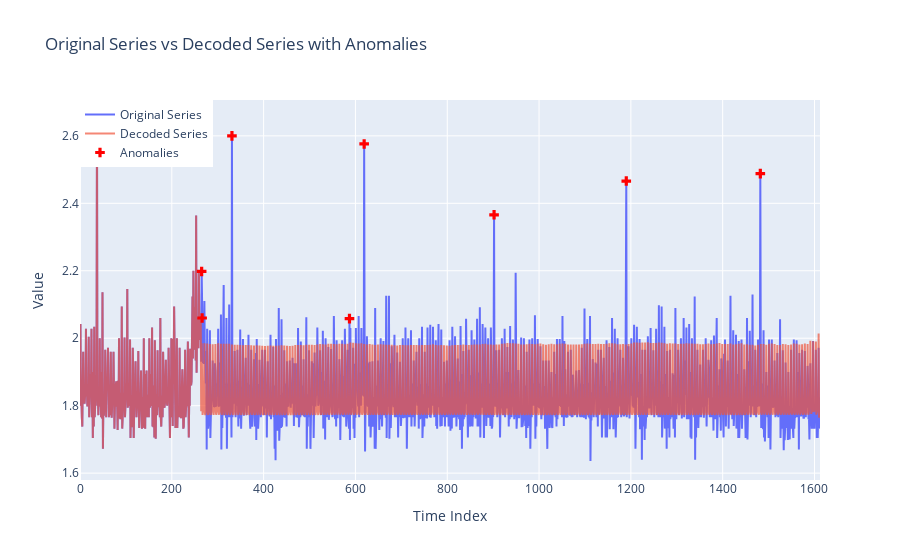

Notebook cell for this chart:
### Code cell
# Create the Plotly graph
fig = go.Figure()

fig.add_trace(go.Scatter(
    y=original_series,
    mode='lines',
    name='Original Series'
))

fig.add_trace(go.Scatter(
    y=forecasted,
    mode='lines',
    name='Decoded Series',
    opacity=0.7
))

# Add anomalies to the plot
fig.add_trace(go.Scatter(
    x=anomaly_indices,
    y=anomaly_values,
    mode='markers',
    name='Anomalies',
    marker=dict(color='red', size=8, symbol='cross')
))

fig.update_layout(
    title='Original Series vs Decoded Series with Anomalies',
    xaxis_title='Time Index',
    yaxis_title='Value',
    legend=dict(x=0, y=1)
)

fig.show()

### Figure 1 — Plotly figure (JSON) as saved in the notebook; plotly's stock layout.template omitted (floating-point values rounded to 4 significant figures; data arrays with more than 128 entries replaced by an {"elided": "..."} marker saying what was removed)
{"data": [{"mode": "lines", "name": "Original Series", "type": "scatter", "y": {"elided": "1613 float values"}}, {"mode": "lines", "name": "Decoded Series", "opacity": 0.7, "type": "scatter", "y": {"elided": "1613 float values"}}, {"marker": {"color": "red", "size": 8, "symbol": "cross"}, "mode": "markers", "name": "Anomalies", "type": "scatter", "x": [265, 266, 331, 587, 619, 902, 1190, 1482], "y": [2.198, 2.06, 2.6, 2.058, 2.576, 2.366, 2.466, 2.488]}], "layout": {"legend": {"x": 0, "y": 1}, "title": {"text": "Original Series vs Decoded Series with Anomalies"}, "xaxis": {"title": {"text": "Time Index"}}, "yaxis": {"title": {"text": "Value"}}}}
